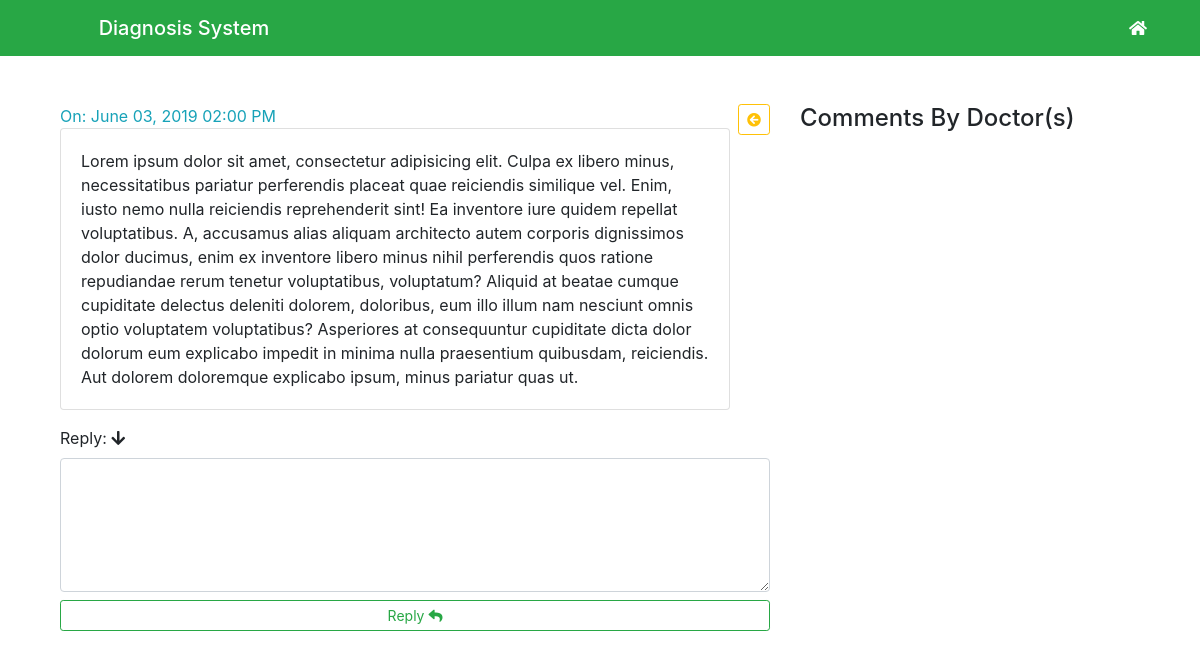
The page /notification_handler.php?id=28 on the database its author committed.
### tables this page shows
CREATE TABLE IF NOT EXISTS `queries` (
  `id` int(11) NOT NULL,
  `patientId` int(11) NOT NULL,
  `expertId` int(11) NOT NULL,
  `description` text NOT NULL,
  `visibility` tinyint(4) NOT NULL,
  `status` tinyint(4) NOT NULL DEFAULT '0',
  `created_at` timestamp NOT NULL DEFAULT CURRENT_TIMESTAMP ON UPDATE CURRENT_TIMESTAMP
);

### assets/core/load_classes.php (called while the page is built, shortened)
<?php
    spl_autoload_register( function($classname) {
      $classname = strtolower($classname);
    })
    ;

### assets/core/db/connect.php (called while the page is built)
<?php
class Connection {
  private $dbhost = 'localhost';
  private $dbname = 'diagnosis';
  private $user = 'root';
  private $password = '';
  public function connect() {
    try {
      $dsn = "mysql:host=$this->dbhost;dbname=$this->dbname";
      $connection = new PDO($dsn, $this->user, $this->password);
      $connection->setAttribute(PDO::ATTR_ERRMODE, PDO::ERRMODE_EXCEPTION);
      return $connection;
    }
    catch(PDOException $e) {
      return false;
    }
  }
}

### assets/core/init.php (called while the page is built, shortened)
<?php
require_once ROOT_DIRECTORY . "assets/core/db/connect.php";
require_once ROOT_DIRECTORY . "assets/core/load_classes.php";
require_once ROOT_DIRECTORY . "assets/core/functions.php";
$user = new User();

### assets/core/class/user.class.php (called while the page is built, shortened)
<?php
	class User {
		private $connection;
		public function __construct() {
			$this->connection = new Connection();
			$this->connection = $this->connection->connect();
		}
        public function getSingleQuery($uQuery) {
            $statement = $this->connection->prepare("SELECT * FROM queries WHERE id = :qId");
            $statement->execute(['qId' => $uQuery]);
            $result = $statement->fetch(PDO::FETCH_OBJ);
            return $result ? $result : false;
        }
    }

### assets/core/functions.php (called while the page is built, shortened)
<?php
function datetime_to_text($date="") {
  if (!empty($date)) {
    $unixtimestamp = strtotime($date);
    return strftime("%B %d, %Y %I:%M %p", $unixtimestamp);
  }
}

### notification_handler.php (the view, shortened to what this page needs)
<?php require_once "assets/core/init.php"; ?>
<?php
    $uQueryId = isset($_GET['id']) ? (int)$_GET['id'] : 0;
    $uQueryData = $user->getSingleQuery($uQueryId);
?>
<?php include_once "assets/inc/header.php"; ?>
<?php include_once "assets/inc/nav.php"; ?>
<div class="container" style="margin-bottom: 200px;">
    <div class="col-md-12 mx-auto mt-5 mb-5">
        <div class="row">
            <div class="col-md-8">
            <?php if ($uQueryData) : ?>
    <span class="text-info">On: <?= datetime_to_text($uQueryData->created_at); ?></span>
<?php endif; ?>
                <a href="./notification.php" class="btn btn-sm btn-outline-warning pull-right ml-2"><i class="fas fa-arrow-circle-left"></i></a>
                <div class="card">
                    <div class="card-body">
                    <?php if ($uQueryData) : ?>
                        <?=$uQueryData->description;?>
                    <?php endif; ?>
                    </div>
                </div>
                <form action="" class="mt-3">
                    <label for="reply">Reply: <i class="fas fa-arrow-down"></i></label>
                    <textarea name="reply" id="reply" rows="5" class="form-control"></textarea>
                    <button class="btn btn-block btn-sm btn-outline-success mt-2">Reply <i class="fas fa-reply"></i></button>
                </form>
            </div>
            <div class="col-md-4" style="overflow-y: auto;">
                <h4>Comments By Doctor(s)</h4>
            </div>
        </div>
    </div>
</div>

### assets/css/custom.css (style rules this page uses)
.pull-right { float: right !important; }

### rows shown on the page
queries: created_at "June 03, 2019 02:00 PM", description "Lorem ipsum dolor sit amet, consectetur adipisicing elit. Culpa ex libero minus, necessitatibus pariatur perferendis placeat quae reiciendis similique vel. Enim, iusto nemo nulla reiciendis reprehenderit sint! Ea inventore iure quidem repellat voluptatibus. A, accusamus alias aliquam architecto autem corporis dignissimos dolor ducimus, enim ex inventore libero minus nihil perferendis quos ratione repudiandae rerum tenetur voluptatibus, voluptatum? Aliquid at beatae cumque cupiditate delectus deleniti dolorem, doloribus, eum illo illum nam nesciunt omnis optio voluptatem voluptatibus? Asperiores at consequuntur cupiditate dicta dolor dolorum eum explicabo impedit in minima nulla praesentium…"
